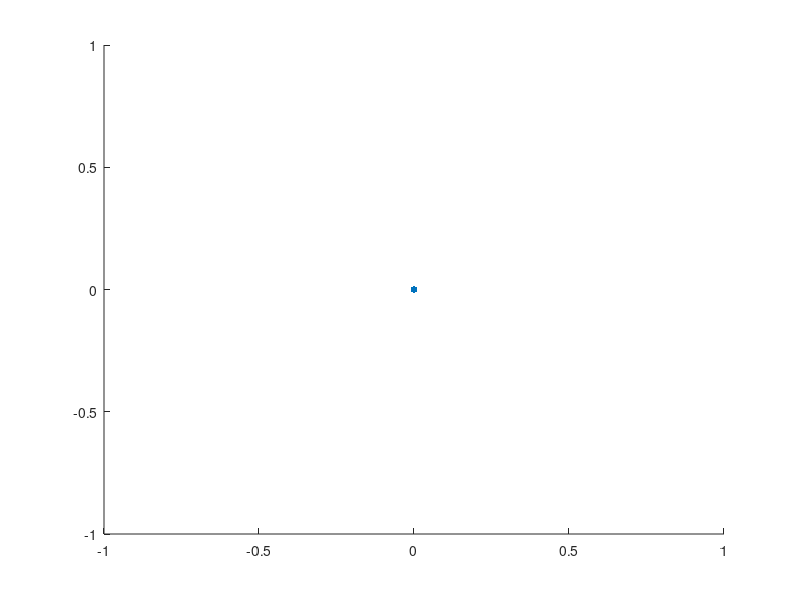

Recreate this plot in MATLAB.
function origin = setOrigin()
pt = get(gca, 'CurrentPoint');
x=round(pt(1,1));
y=round(pt(1,2));
scatter(x, y, 24,'blue','fill');
origin = [x, y, 1];
end